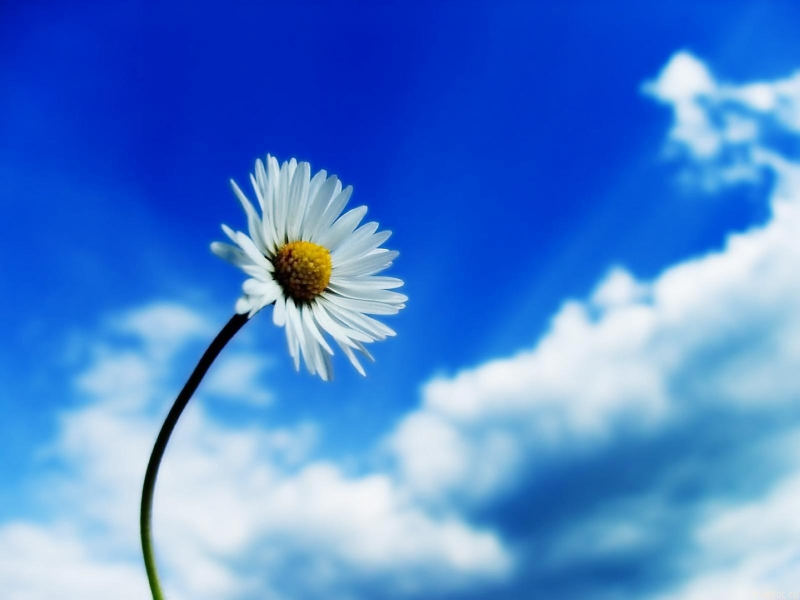
#> input picture image/3.jpg, 1600 x 1200 px (shown at 1/2 size)
$ python operations.py
#> lines starting #> are read from the running program, lines starting #| are printed output that depends on the picture
import numpy as np
import matplotlib.pyplot as plt
import cv2

        # [15 lines of commented-out code are left out]


img = cv2.imread("image/3.jpg",1)
#> img is the input picture: shape (1200, 1600, 3); mean B, G, R 210.7, 131.3, 78.5
b,g,r = cv2.split(img)
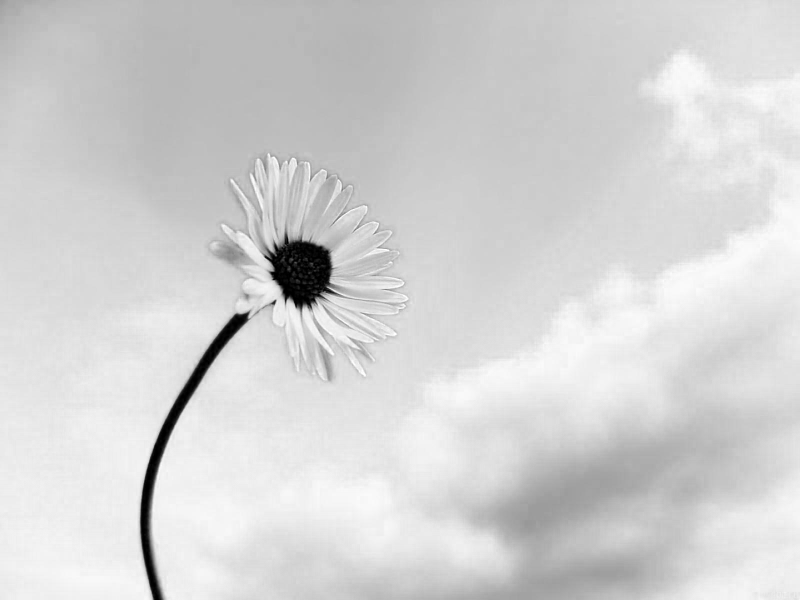
#> b: shape (1200, 1600) (shown at 1/2 size); min 0, max 255, mean 210.7
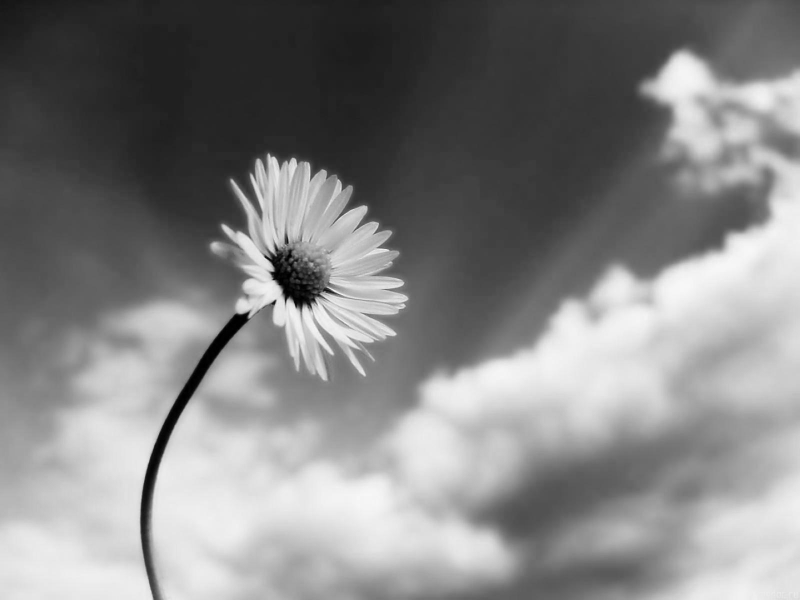
#> g: shape (1200, 1600) (shown at 1/2 size); min 0, max 255, mean 131.3
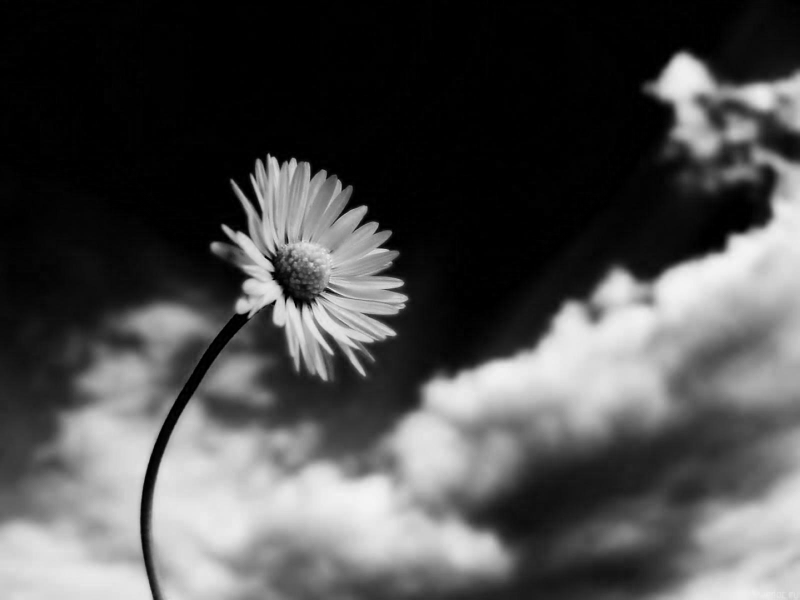
#> r: shape (1200, 1600) (shown at 1/2 size); min 0, max 249, mean 78.5

b_ = b.copy()
b_[:,:] = 0
#> b_: shape (1200, 1600); every value is 0
image_Blue_removed = cv2.merge((b_,g,r))
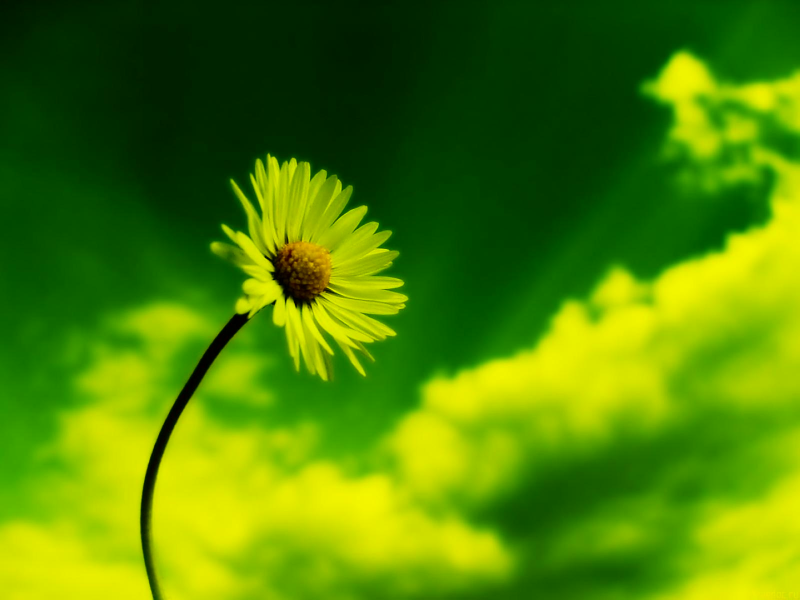
#> image_Blue_removed: shape (1200, 1600, 3) (shown at 1/2 size); mean of channels 0, 1, 2 0, 131.3, 78.5; drawn as B, G, R

g_ = g.copy()
g_[:,:] = 0
image_Green_removed = cv2.merge((b,g_,r))
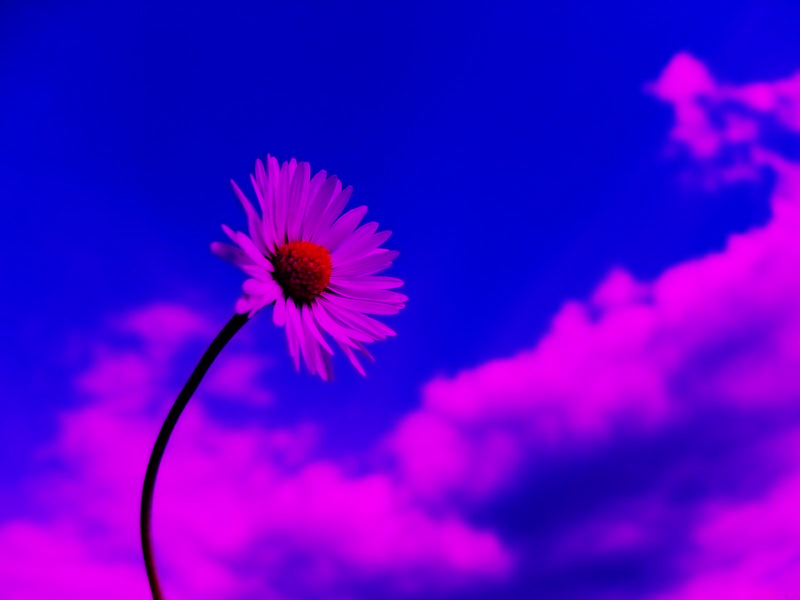
#> image_Green_removed: shape (1200, 1600, 3) (shown at 1/2 size); mean of channels 0, 1, 2 210.7, 0, 78.5; drawn as B, G, R

r_ = r.copy()
r_[:,:] = 0
image_Red_removed = cv2.merge((b,g,r_))
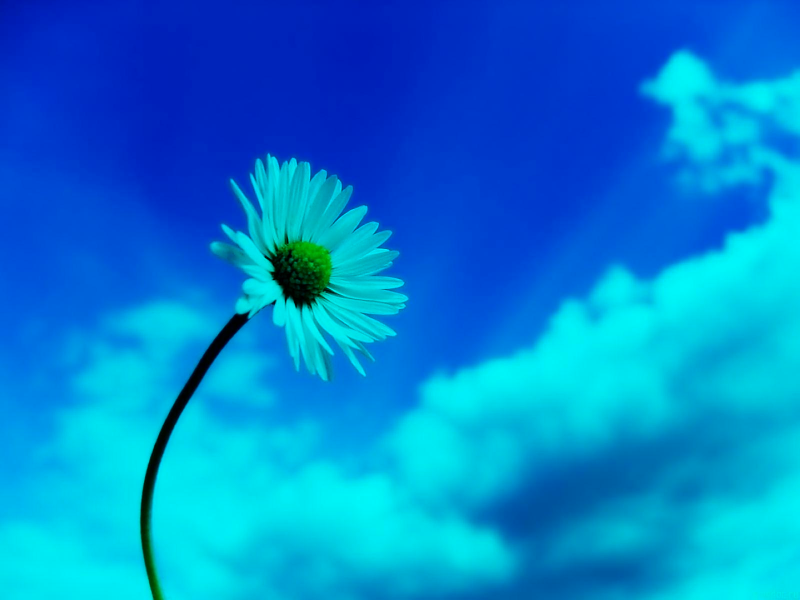
#> image_Red_removed: shape (1200, 1600, 3) (shown at 1/2 size); mean of channels 0, 1, 2 210.7, 131.3, 0; drawn as B, G, R

img_rgb = cv2.cvtColor(img, cv2.COLOR_BGR2RGB)
blue_removed_rgb = cv2.cvtColor(image_Blue_removed, cv2.COLOR_BGR2RGB)
green_removed_rgb = cv2.cvtColor(image_Green_removed, cv2.COLOR_BGR2RGB)
red_removed_rgb = cv2.cvtColor(image_Red_removed, cv2.COLOR_BGR2RGB)

plt.figure(figsize=(10, 8))

plt.subplot(221)
plt.imshow(img_rgb)
plt.title("Original Image")

plt.subplot(222)
plt.imshow(blue_removed_rgb)
plt.title("Blue Removed")

plt.subplot(223)
plt.imshow(green_removed_rgb)
plt.title("Green Removed")

plt.subplot(224)
plt.imshow(red_removed_rgb)
plt.title("Red Removed")

plt.show()

$ run again, with image/2.jpg copied over image/3.jpg
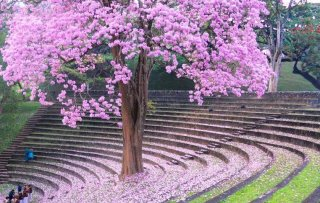
#> input picture image/2.jpg, 320 x 203 px
#> img is the input picture: shape (203, 320, 3); mean B, G, R 145.7, 124.4, 145.9
#> b_: shape (203, 320); every value is 0
#> `image_Green_removed = cv2.merge((b,g_,r))`:
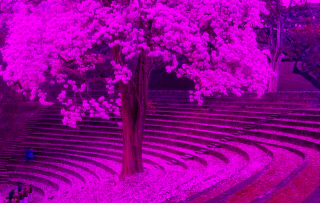
#> image_Green_removed: shape (203, 320, 3); mean of channels 0, 1, 2 145.7, 0, 145.9; drawn as B, G, R
#> `image_Red_removed = cv2.merge((b,g,r_))`:
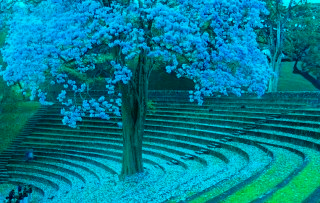
#> image_Red_removed: shape (203, 320, 3); mean of channels 0, 1, 2 145.7, 124.4, 0; drawn as B, G, R

$ run again, with image/97.jpg copied over image/3.jpg
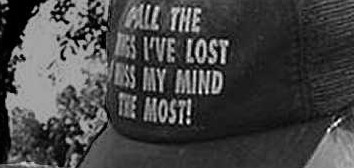
#> input picture image/97.jpg, 354 x 168 px
#> img is the input picture: shape (168, 354, 3); min 0, max 255, mean 69.4
#> b_: shape (168, 354); every value is 0
#> `image_Red_removed = cv2.merge((b,g,r_))`:
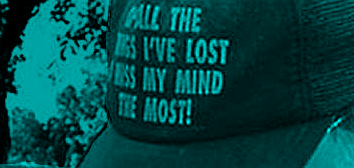
#> image_Red_removed: shape (168, 354, 3); mean of channels 0, 1, 2 69.4, 69.4, 0; drawn as B, G, R
#> `plt.show()`:
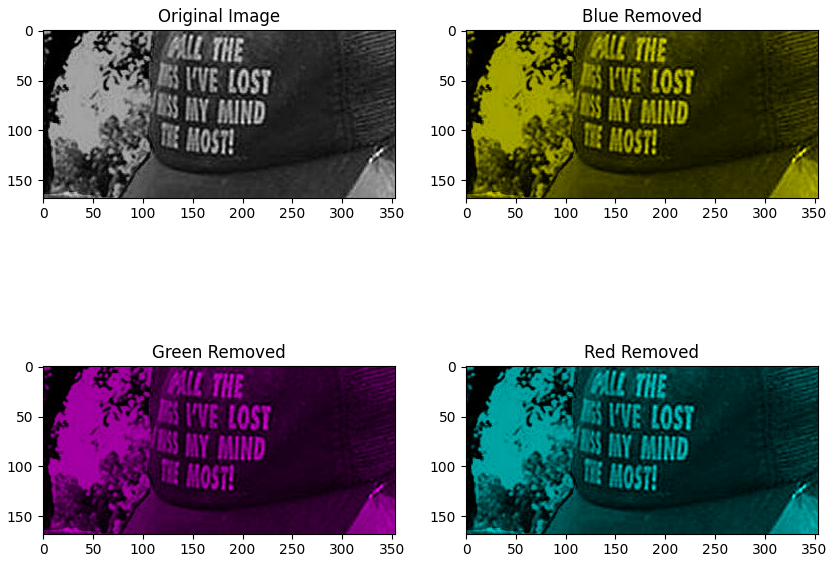
#> figure drawn by matplotlib, 4 panels
